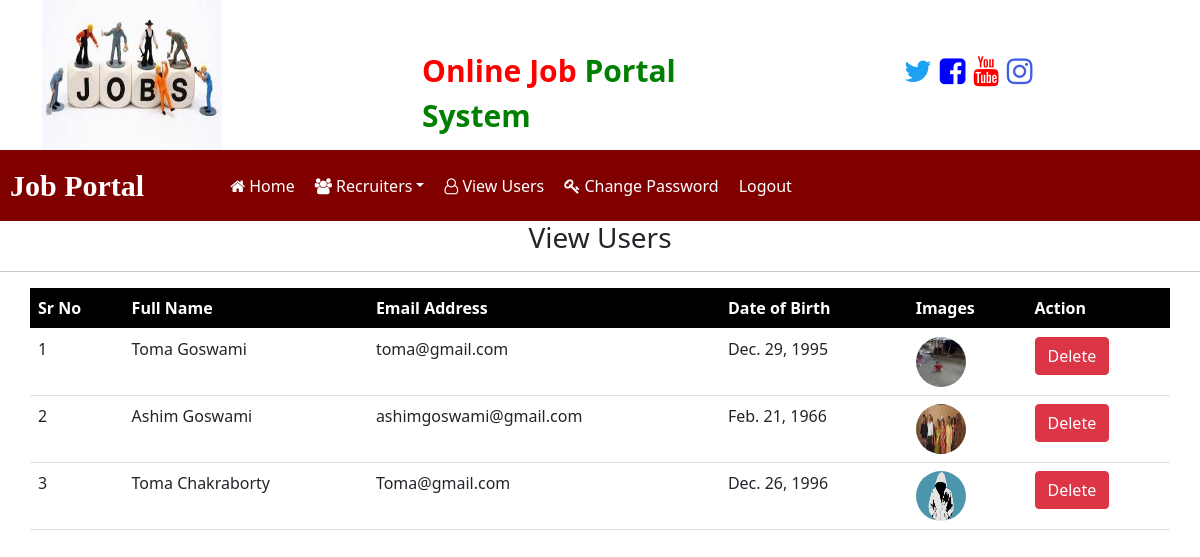
Screenshot of /view_users/ (signed in) with the database file from the repository.
### App_Login/models.py (models this page shows, shortened)
class UserProfile(models.Model):
    user = models.OneToOneField(User, on_delete=models.CASCADE, related_name='user_profile')
    profile_pic = models.ImageField(upload_to='profile_pics', blank=True)
    description = models.TextField(blank=True)
    full_name = models.CharField(max_length=250, blank=True)
    dob = models.DateField(blank=True, null=True)
    website = models.URLField(blank=True)
    facebook = models.URLField(blank=True)

### job/views.py (the view)
# urls.py: path('view_users/', views.view_users, name="view_users"),
@login_required
def view_users(request):
    data = UserProfile.objects.all()
    context = {'data':data}
    return render(request, 'job/view_users.html', context)

### templates/job/view_users.html
{% load static %}
{% block content %}
{% include 'job/admin_navbar.html' %}
<h3 class="text-center">View Users</h3>
<hr>
<table id="example" class="table table-hover container">
    <thead style="background-color: black; color: white;">
        <tr>
            <th>Sr No</th>
            <th>Full Name</th>
            <th>Email Address</th>
            <th>Date of Birth</th>
            <th>Images</th>
            <th>Action</th>
        </tr>
    </thead>
    <tbody>
        {% for i in data %}
        <tr>
            <td>{{forloop.counter}}</td>
            <td>{{i.full_name}}</td>
            <td>{{i.user.email}}</td>
            <td>{{i.dob}}</td>
            <td><img src="{{i.profile_pic.url}}" style="height:50px; width: 50px; border-radius: 50%;"></td>
            <td><a href="{% url 'job:delete_user' i.id %}" class="btn btn-danger" onclick="return confirm('Are you Sure You want to delete ?')">Delete</a></td>
        </tr>
        {% endfor %}
    </tbody>
</table>
{% endblock content %}

### rows the page displays
UserProfile: full_name "Toma Goswami", user.email "toma@gmail.com", dob "Dec. 29, 1995", profile_pic (picture)
UserProfile: full_name "Ashim Goswami", user.email "ashimgoswami@gmail.com", dob "Feb. 21, 1966", profile_pic (picture)
UserProfile: full_name "Toma Chakraborty", user.email "Toma@gmail.com", dob "Dec. 26, 1996", profile_pic (picture)
